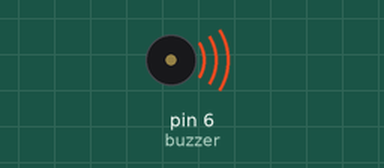
Recording of a sketch running on a simulated Arduino Uno, built with avr-gcc and run on an emulated ATmega328P. Parts: buzzer (waves = sounding).

Above: at 0.1 s.
Timing chart, 0 to 1.6 s (numbered marks = the images above):
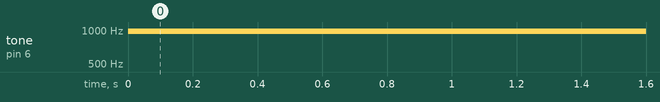

Measured:
- by itself, tone on pin 6 (buzzer): silent → 977 Hz at 0.00 s

The sketch:

active_buzzer.ino
```cpp
int buzzer = 6;

void setup() {
  pinMode(buzzer, OUTPUT);
}

void loop() {
  analogWrite(buzzer, 10);
  delay(1000);

  analogWrite(buzzer, 50);
  delay(1000);

  analogWrite(buzzer, 100);
  delay(1000);

  analogWrite(buzzer, 150);
  delay(1000);

  analogWrite(buzzer, 200);
  delay(1000);

  analogWrite(buzzer, 255);
  delay(1000);
}
```
